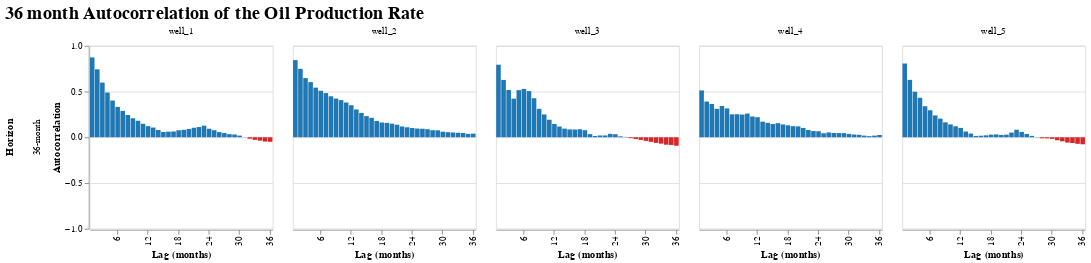

Write notebook code for a chart like this one.
### Markdown cell above
#### Autocorrelation Plot
- The autocorrelation plot shows how each well’s production correlates with its past values at different lags, helping this analysis gauge how far back the LSTM needs to look to capture meaningful temporal dependencies.

### Code cell
from statsmodels.tsa.stattools import acf

# Define the horizons (in months) to evaluate and prep storage for the results
horizon = 36
value_col = 'oil_producing_daily_avg (bbl/day)'
acf_records = []

# Group by well so we can compute autocorrelation on each monthly time series
well_groups = (
    df[['well_name', 'date', value_col]]
    .dropna(subset=[value_col])
    .sort_values('date')
    .groupby('well_name')
)

for well_name, group in well_groups:
    monthly_series = (
        group.set_index('date')[value_col]
        .resample('MS')
        .mean()
        .interpolate(limit_direction='both')
    )

    if len(monthly_series.dropna()) <= horizon:
        continue

    acf_values = acf(monthly_series, nlags=horizon, fft=False, missing='drop')

    # for horizon in horizons:
    for lag in range(1, horizon + 1):
        acf_records.append({
            'well_name': well_name,
            'lag': lag,
            'acf': acf_values[lag],
            'horizon_label': f"{horizon}-month"
        })

# Convert the records into a DataFrame for Altair and build the bar chart
acf_df = pd.DataFrame(acf_records)
horizon_order = [f"36-month"]

acf_chart = alt.Chart(acf_df).mark_bar().encode(
    x=alt.X(
        'lag:O',
        title='Lag (months)',
        axis=alt.Axis(values=[6, 12, 18, 24, 30, 36])
    ),
    y=alt.Y('acf:Q', title='Autocorrelation', scale=alt.Scale(domain=[-1, 1])),
    column=alt.Column('well_name:N', title=None),
    row=alt.Row('horizon_label:N', sort=horizon_order, title='Horizon'),
    color=alt.condition(
        alt.datum.acf >= 0,
        alt.value('#1f77b4'),
        alt.value('#d62728')
    ),
    tooltip=[
        alt.Tooltip('well_name:N', title='Well'),
        alt.Tooltip('horizon_label:N', title='Horizon'),
        alt.Tooltip('lag:Q', title='Lag (months)'),
        alt.Tooltip('acf:Q', title='ACF', format='.2f')
    ]
).resolve_scale(
    y='shared'
).properties(
    height=200,
    width=200,
    title=alt.Title('36 month Autocorrelation of the Oil Production Rate', fontSize=20, anchor='start')
)

acf_chart

### Figure 1 — Vega-Lite specification as saved in the notebook (floating-point values rounded to 4 significant figures; data arrays with more than 128 entries replaced by an {"elided": "..."} marker saying what was removed)
{"config": {"view": {"continuousWidth": 300, "continuousHeight": 300}}, "data": {"name": "data-98fac0d876a992899013208d90ff586b"}, "mark": {"type": "bar"}, "encoding": {"color": {"condition": {"test": "(datum.acf >= 0)", "value": "#1f77b4"}, "value": "#d62728"}, "column": {"field": "well_name", "title": null, "type": "nominal"}, "row": {"field": "horizon_label", "sort": ["36-month"], "title": "Horizon", "type": "nominal"}, "tooltip": [{"field": "well_name", "title": "Well", "type": "nominal"}, {"field": "horizon_label", "title": "Horizon", "type": "nominal"}, {"field": "lag", "title": "Lag (months)", "type": "quantitative"}, {"field": "acf", "format": ".2f", "title": "ACF", "type": "quantitative"}], "x": {"axis": {"values": [6, 12, 18, 24, 30, 36]}, "field": "lag", "title": "Lag (months)", "type": "ordinal"}, "y": {"field": "acf", "scale": {"domain": [-1, 1]}, "title": "Autocorrelation", "type": "quantitative"}}, "height": 200, "resolve": {"scale": {"y": "shared"}}, "title": {"text": "36 month Autocorrelation of the Oil Production Rate", "anchor": "start", "fontSize": 20}, "width": 200, "$schema": "https://vega.github.io/schema/vega-lite/v5.20.1.json", "datasets": {"data-98fac0d876a992899013208d90ff586b": {"elided": "180 records"}}}
